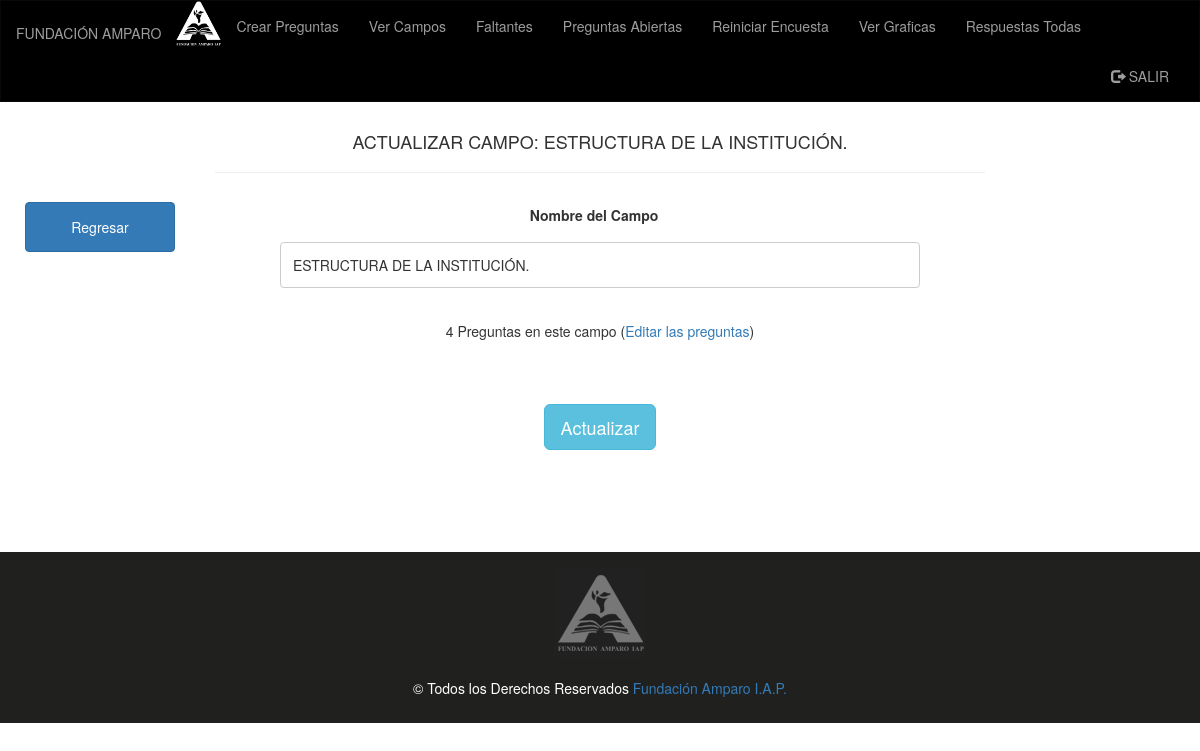
Screenshot of /administrador/EditarEncuesta.php?claves=7 (signed in) with the database file from the repository.
### tables this page shows
CREATE TABLE `campos` (
  `id` int(11) NOT NULL,
  `titulo` text,
  `fecha` date DEFAULT NULL,
  `cantidad` int(11) DEFAULT NULL,
  `tipo` int(11) DEFAULT NULL
);

### administrador/BD.php (called while the page is built, shortened)
<?php
class BD
{
private $pdo;
public function __construct()
{
	$dbHost = 'localhost';
    $dbName = 'climalaboral';
    $dbUser = 'root';
    $dbPass = '';
		try {
		      $this->pdo = new PDO("mysql:host=$dbHost;dbname=$dbName;charset=utf8",
		                           $dbUser, $dbPass);
		      $this->pdo->setAttribute(PDO::ATTR_ERRMODE,PDO::ERRMODE_EXCEPTION);
		    } catch(Exception $e) {
		      echo $e->getMessage();
		    }
}
public function MostrarCampos($id)
{
  return $this->pdo->query("SELECT * FROM campos WHERE id = '$id' ");
}
public function ContarPreguntas($iden)
    {
      $sql = "Select count(*) AS cantidad FROM pregunta WHERE iden = :iden";
        $query = $this->pdo->prepare($sql);
      $query->bindParam(":iden", $iden);
      $query->execute();
      $resultado = $query->fetch();
      return $resultado['cantidad'];
    }
}
?>

### administrador/EditarEncuesta.php (the view, shortened to what this page needs)
<?php
require_once 'BD.php';
$BD = new BD();
if (isset($_SESSION['user2'])) {
$id = $_GET['claves'];
$cuantos = $BD->ContarPreguntas($id);
$TablaCampos = $BD->MostrarCampos($id);
foreach ($TablaCampos as $row)
{
  $nombre = $row['titulo'];
}
?>
<!DOCTYPE html>
<html>
  <head>
    <link rel="stylesheet" href="https://maxcdn.bootstrapcdn.com/bootstrap/3.3.7/css/bootstrap.min.css">
  </head>
  <body>
    <nav class="navbar navbar-inverse">
      <div class="container-fluid">
        <div class="navbar-header">
          <a class="navbar-brand" href="inicio.php"><h5>FUNDACIÓN AMPARO</h5></a><img src="img/amparo.png" width="45px" height="45px">
        </div>
        <div class="collapse navbar-collapse" id="myNavbar">
          <ul class="nav navbar-nav">
            <li><a href="crearEncuesta.php">Crear Preguntas</a></li>
            <li><a href="verCampos.php">Ver Campos</a></li>
            <li><a href="faltantes.php">Faltantes</a></li>
            <li><a href="preabierta.php">Preguntas Abiertas</a></li>
            <li><a href="reiniciar.php">Reiniciar  Encuesta</a></li>
            <li><a href="Bloques/index2.php">Ver Graficas</a></li>
            <li><a href="pdfAll.php">Respuestas Todas</a></li>
          </ul>
          <ul class="nav navbar-nav navbar-right">
            <li><a href="cerrar_sesion.php"><span class="glyphicon glyphicon-log-out"></span> SALIR</a></li>
          </ul>
        </div>
      </div>
    </nav>
    <div class="container-fluid text-center">
      <div class="row content">
        <div class="col-sm-2 sidenav">
          <a href="verCampos.php"><input type="button" name="regresar" class="btn btn-primary pull-center" style="width:150px;height:50px" value="Regresar"></a>
        </div>
        <div class="col-sm-8 text-center">
            <br>
            <h4>ACTUALIZAR CAMPO: <?php echo $nombre;?></h4>
            <hr>
            <form method="POST" action="update_campo.php">
                <div class="row">
                    <label>Nombre del Campo</label>
                    <br>
                    <input type="text" required value="<?php echo $nombre; ?>" name="nombre" class="txt">
                </div>
                <div class="row">
                    <label></label>
                    <br>
                    <p><?php echo $cuantos; ?> Preguntas en este campo (<a href="formularioPreguntas.php?clave=<?php echo $id; ?> &nombre2=<?php echo $nombre?>">Editar las preguntas</a>)</p>
                    <br>
                </div>
                <div class="row">
                    <label></label>
                    <br>
                    <center>
                        <button class="btn btn-info btn-lg" type="submit" name="actualizar">Actualizar </button>
                    </center>
                    <br>
                </div>
            </form>
        </div>
        <div class="col-sm-2 sidenav">
        </div>
      </div>
    </div>
    <footer class="container-fluid text-center">
      <img src="img/logo_fa.png"><br><br>
      <p>© Todos los Derechos Reservados <a href="http://www.fundacionamparo.com" target="_blank">Fundación Amparo I.A.P.</a></p>
    </footer>
  </body>
</html>
<?php
}else{
    header("Location: index.html");
}
?>

### administrador/EditarEncuesta.php (style rules this page uses)
* { box-sizing: border-box; }
input[type=text], select, textarea { width: 80%; padding: 12px; border: 1px solid #ccc; border-radius: 4px; resize: vertical; }
label { padding: 12px 12px 12px 0; display: inline-block; }
.row:after { content: ""; display: table; clear: both; }
.navbar { margin-bottom: 0; border-radius: 0; background-color: black; }
.row.content { height: 450px }
.sidenav { padding-top: 100px; background-color: white; height: 100%; }
footer { background-color: #20211F; color: white; padding: 15px; }

### rows the page displays
campos: titulo "ESTRUCTURA DE LA INSTITUCIÓN.", nombre "ESTRUCTURA DE LA INSTITUCIÓN."

### other values shown
$cuantos "4"
